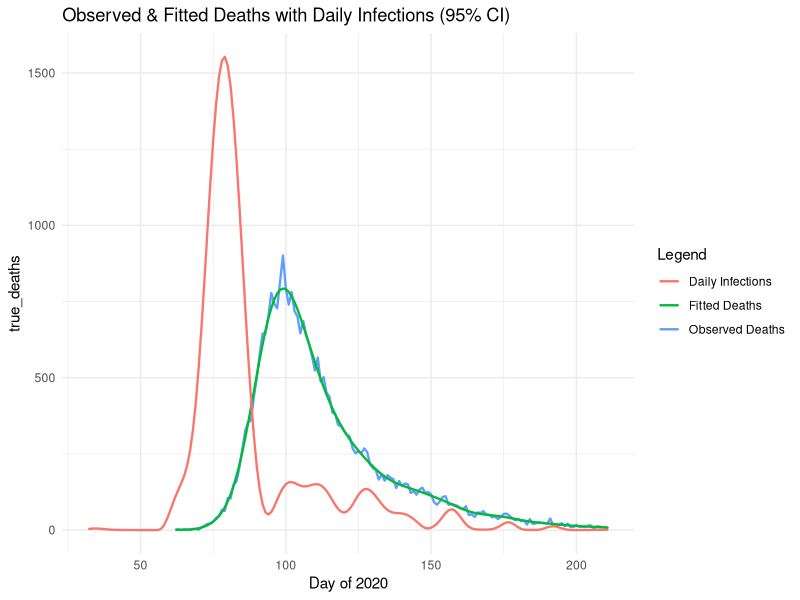
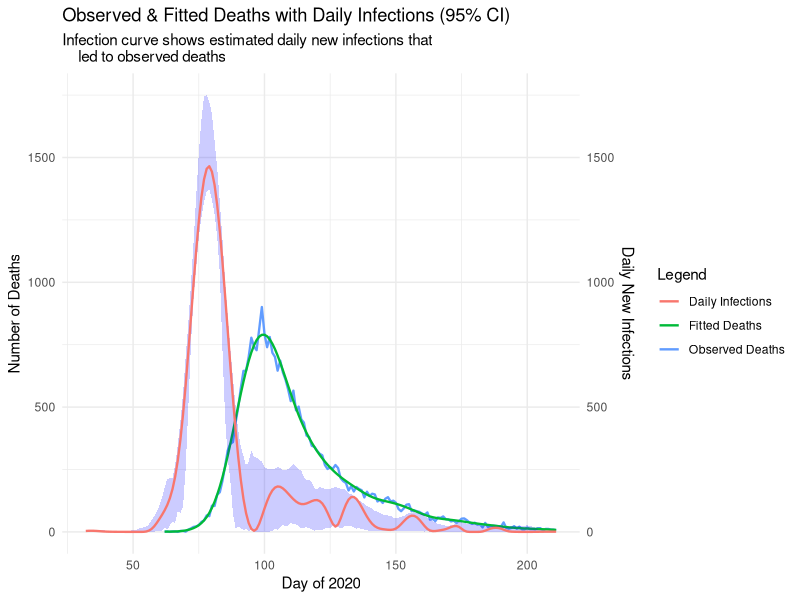

Write R code to recreate these figures, in order.
# Jackson Cramer (s2274544), Maximillian McCourt (s2145762), Natalia Montalvo Cabornero (s1969053)

# Our group worked collaboratively on the development and optimisation of all exercises.
# Although tasks were divided among us, we maintained a balanced workload through 
# regular code reviews, debugging sessions, and problem-solving meetings.
# Jackson focused ---
# Max focused on ---
# Natalia focused on ---



# Link to github repo: https://github.com/mhmc0808/ESP_GroupWorks.git
# Note about github repo: Our group used the same repo for the other projects.
# The code for project 3 can be found in the GW3 folder, and is titled proj3.r

######### GENERAL DESCRIPTION #########

# This project implements a smooth deconvolution to estimate the daily COVID-19 
# infections from observed death data. The model reconstructs the infection 
# trajectory by deconvolving death counts with a delay distribution from infection
# to death. 

#install.packages("ggplot2")


#setwd("C:/Users/Max McCourt/OneDrive/Documents/Master's Year/Semester 1/ESP/Group Works/GW3")
library(splines)
library(ggplot2)
data <- read.table("engcov.txt")



set.seed(3)  # remove

######### MODEL SET UP ##########

# Define the matrices and components of the deconvolution model, the function 
# evaluate_matrices() creates: B-spline basis matrix, Convolution matrix (X)  
# that maps infections to deaths via delay distribution and Penalty matrix (S) 
# for smoothing. 

evaluate_matrices <- function(data, k = 80, edur = 3.151, sdur = 0.469, lower_bound, 
                              upper_bound, f_seq) {
  
  # Inputs;
  #   k - number of B-spline basis functions
  #   edur - log(mean) time from infection to death
  #   sdur - log(standard deviation) time from infection to death
  
  # Create penalty matrix S
  S <- crossprod(diff(diag(k), diff=2))
  
  # Create the k+4 knots for B-splines
  # Sequence of k+4 evenly spaced knots
  middle_seq_length <- k-2
  middle_seq <- seq(lower_bound, upper_bound, length.out = middle_seq_length)
  
  # Step size for handling remaining knots
  step <- middle_seq[2] - middle_seq[1]
  
  # Knots sequence
  knots <- c(
    seq(to = min(middle_seq) - step, by = step, length.out = 3),  # 3 knots below
    middle_seq,                                                   # middle sequence
    seq(from = max(middle_seq) + step, by = step, length.out = 3) # 3 knots above
  )
  
  # Create X_tilde: B-spline basis matrix for infection function f(t)
  X_tilde <- splineDesign(knots, f_seq)
  
  # Delay distribution from infection to death (pd)
  d <- 1:k
  pd <- dlnorm(d, edur, sdur)
  pd <- pd / sum(pd)      # normalise the sum to 1
  
  n <- length(data$date)  # number of death days
  m <- length(pd)         # maximum of days to consider    
  r <- nrow(X_tilde)      # number of infection days
  
  # Build weight matrix W for convolution
  # W[i, t] = pd[30 + i - t] if in valid range, 0 otherwise
  W <- matrix(0, n, r)
  
  for (i in 1:n) {
    idxs <- (30 + i - (1:m))              # indices for 30 day lag
    valid <- which(idxs > 0 & idxs <= r)  # keep indices in valid range
    # take i-th row of W at valid indexes to be pd of valid index
    W[i, idxs[valid]] <- pd[1:length(valid)]
  }
  
  # Convolution matrix X maps infections to expected deaths
  X <- W %*% X_tilde
  
  return(list(X_tilde=X_tilde,S=S,X=X))
}

## --- Generate model matrices --- ##

# Days of infection, extending the sequence 30 days before the first observed death
lower_bound <- min(data$julian) - 30
upper_bound <- max(data$julian)
f_seq <- seq(lower_bound, upper_bound, by=1)

model_matrices <- evaluate_matrices(data,lower_bound=lower_bound, 
                                    upper_bound=upper_bound, f_seq=f_seq)
X <- model_matrices$X
X_tilde <- model_matrices$X_tilde
S <- model_matrices$S



######### PENALISED NEGATIVE LOG-LIKELIHOOD FUNCTIONS ##########

# We are going to fit the model using a penalised Poisson likelihood with a 
# positive constraint

## --- Penalised negative log-likelihood --- ##
pnll <- function(y, gamma, X, S, lambda) {
  
  # Inputs:
  #   y - vector of observed deaths
  #   gamma - vector of transformed parameters: beta = exp(gamma) to ensure 
  #           positive coefficients for the B-spline basis
  #   X - convolution matrix
  #   S - penalty matrix
  #   lambda - smoothing parameter

  B <- exp(gamma)               # transformation of coefficients
  mu <- X %*% B                 # expected deaths                                # MAX: Is pmax() a safety net in case X %*% B has negative results? I checked our values and this should be impossible given properties of X and B, so maybe we should get rid of it? May look like we don't understand our variables (or like ChatGPT wrote it)
  
  # Smoothing penalty term
  penalty <- 1/2*lambda * sum(B * (S %*% B))     # OPTIMISED VERSION
  
  # Poisson log likelihood 
  ll_pois <- sum(y*log(mu) - mu)                                                 # MAX: INSTRUCTIONS SAY WE CAN DROP LFACTORIAL HERE AS PARAMETER IS INDEPENDENT OF IT (says in footer page 2)
  
  # Penalised negative log likelihood
  pnll <- -ll_pois + penalty
  return(pnll)
}

## --- Gradient of penalized negative log-likelihood --- ##
pnll_grad <- function(y, gamma, X, S, lambda){
  
  # Inputs:
  #   y - vector of observed deaths
  #   gamma - vector of transformed parameters: beta = exp(gamma) to ensure 
  #           positive coefficients for the B-spline basis
  #   X - convolution matrix
  #   S - penalty matrix
  #   lambda - smoothing parameter
  
  B <- exp(gamma)                     # transform to original scale
  mu <- X %*% B                       # expected deaths                          # MAX: Is pmax() a safety net in case X %*% B has negative results? I checked our values and this should be impossible given properties of X and B, so maybe we should get rid of it? May look like we don't understand our variables (or like ChatGPT wrote it)
  
  # Gradient of log-likelihood: dl/dgamma = colsums of diag(y_i/mu_i - 1)*X*diag(B)
  F_value <- diag(as.vector(y/mu - 1)) %*% X %*% diag(B)            
  ll_pois_grad <- colSums(F_value)
  
  # Smoothness penalty gradient
  penalty_grad <- lambda * (S %*% B) * B    # OPTIMISED
  
  # Derivative of penalised negative log likelihood
  pnll_grad <- - ll_pois_grad + penalty_grad
  
  return(pnll_grad)
}


## --- Test functions --- ##
y <- data$deaths
lambda <- 5e-5                                                                   # MAX: Changed 5*10^-5 to 5e-5 for consistency and ease of reading
k <- 80
gamma <- rep(0,k)
pnll(y, gamma, X, S, lambda)
pnll_grad(y, gamma, X, S, lambda)


## --- Gradient validation uing finite differences--- ##

th0 <- gamma                   # test paramater vector
fd <- numeric(length(th0))     # vector to store the approximation

# Penalised negative log-likelihood at th0
nll0 <- pnll(y = y, gamma = th0, X = X, S = S, lambda = lambda) 

eps <- 1e-7                    # perturbation size

# Loop over each parameter
for (i in 1:length(th0)) { 
  th1 <- th0
  th1[i] <- th1[i] + eps
  # Pnll at that perturbed parameter
  nll1 <- pnll(y = y, gamma = th1, X = X, S = S, lambda = lambda)
  # Approximate the partial derivative with the finite difference
  fd[i] <- (nll1 - nll0) / eps
}

# Find analytic gradient at th0
grad_test <- pnll_grad(y = y, gamma = th0, X = X, S = S, lambda = lambda)

# Finite-difference vs analytic gradient
cbind(fd, grad_test) 

# Maximum absolute difference 
max_diff <- max(abs(grad_test-fd)) 
print(paste("Maximum gradient difference:", round(max_diff,8)))
#  0.00027709



######### INITIAL MODEL FITTING ##########

# Fit model using BFGS with initial lambda for sanity check.
# This provides a preliminary fit to verify the model is working correctly
# before proceeding with smoothing parameter selection.


fit <- optim(par = gamma,         # initial parameter values                     # MAX (OTHER NOTES): Chat says this could be a little better with "control = list(maxit = 1000, reltol = 1e-8)" arguments
             fn = pnll,           # penalized negative log-likelihood
             gr = pnll_grad,      # gradient function for efficient optimization
             y = y,               # observed death counts
             X = X,               # convolution matrix
             S = S,               # penalty matrix
             lambda = lambda,     # initial smoothing parameter
             method = "BFGS")     # Optimization method 

# Extract estimated parameters after optimization
gamma_hat <- fit$par
B_hat <- exp(gamma_hat)           # transform to original scale

# Compute fitted deaths and fitted infections
fitted_deaths <- as.vector(X %*% B_hat)
fitted_infections <- as.vector(X_tilde %*% B_hat)


# Compare with actual data
true_deaths <- data$deaths        # actual deaths from data set
day_of_2020 <- data$julian

# Create data frame for plotting
plot_df <- data.frame(
  day = day_of_2020,
  true_deaths = true_deaths,
  fitted_deaths = fitted_deaths)

# Comparison plot: observed vs fitted deaths
initial_plot <- ggplot() +
  # True deaths
  geom_line(aes(x = day_of_2020, y = true_deaths, color = "Observed Deaths"), linewidth = 0.8) +
  # Fitted deaths
  geom_line(aes(x = day_of_2020, y = fitted_deaths, color = "Fitted Deaths"), linewidth = 0.8) +
  geom_line(aes(x = f_seq, y = fitted_infections, color = "Daily Infections"), linewidth = 0.8) +
  # Secondary axis
  #scale_y_continuous(
  #  name = "Number of Deaths",
  #  sec.axis = sec_axis(~ ., name = "Daily New Infections")
  #) +
  labs(
    x = "Day of 2020",
    color = "Legend",
    title = "Observed & Fitted Deaths with Daily Infections (95% CI)"
  ) +
  theme_minimal()
  
initial_plot

######### SMOOTHING PARAMETER SELECTION ##########

n <- length(y)                       # number of observations

# Function to compute the Poisson log-likelihood for BIC calculation
ll <- function(y, beta_hat, X) {
  
  # Inputs:
  #   y - vector of observed death counts
  #   beta_hat - vector of estimated B-spline coefficients
  #   X - convolution design matrix
                                                                                 # MAX: WE DONT DROP LFACTORIAL(y) HERE AS ITS USED DIRECTLY IN GRIDSEARCH FOR DETERMINE VALUE
 
  # Expected deaths under current parameters
  mu <- X %*% beta_hat
  
  # Poisson log likelihood 
  ll_pois <- sum(y*log(mu) - mu - lfactorial(y))
  return(ll_pois)
}

# Define sequence of lambda values to test
log_lambda_seq <- seq(-13,-7,length=50)
lambda_seq <- exp(log_lambda_seq)    # transform to original scale

BIC <- numeric(length(lambda_seq))   # initialize BIC storage vector

Xt <- t(X)  # transpose of X to save some time in the loop

gamma_hat <- gamma
# Grid search over lambda values to find optimal smoothing parameter
for (i in seq_along(lambda_seq)){                                                # MAX: Changed seq() to seq_along() to make more robust (avoid seq taking from 1 to first element of lamdba_seq)
  
  # Current lambda value
  lambda <- lambda_seq[i]
  
  # Fit model with current lambda using BFGS optimization
  fit <- optim(par = gamma_hat,       # initial parameter values                 # MAX: Chat says we could use gamma_hat here instead to speed up grid search. If this is correct, we can save 10s of runtime!
               fn = pnll,             # penalized negative log-likelihood
               gr = pnll_grad,        # gradient function
               y = y,                 # observed death counts
               X = X,                 # convolution matrix
               S = S,                 # penalty matrix
               lambda = lambda,       # initial smoothing parameter
               method = "BFGS")       # Optimization method
            
  # Extract estimated parameters
  gamma_hat <- fit$par            # transform to original scale
  beta_par <- exp(gamma_hat)
  mu_hat <- as.vector(X %*% beta_par)
  
  # Weight vector
  w <- as.vector(y/(mu_hat^2)) # n vector 
  
  # Compute Hessian matrices:
  # H0: Hessian of log-likelihood (without penalty)
  H0 <- crossprod(X * sqrt(w))                                                   # MAX: Supposedly more efficient and saves memory when using crossprod instead (saves 0.6s over the entire gridsearch)
  
  #  H_lambda: Full Hessian (log-likelihood + penalty)
  H_lambda <- H0 + lambda * S
  
  ## Effective Degrees of Freedom (EDF) calculation
  R <- chol(H_lambda)
  H_invH0 <- backsolve(R, backsolve(R, H0, transpose = TRUE))
  EDF <- sum(diag(H_invH0))
  
  # Bayesian Information Criterion (BIC) calculation
  BIC[i] <- -2*ll(y, beta_par, X) + log(n)*EDF
}



# Find optimal lambda that minimizes BIC
BIC_min <- min(BIC)
BIC_min                                                                          # MAX: When I do it with gamma_hat, BIC changes from 1203 to 1199... so better? Is this okay? 
lambda_bic <- lambda_seq[which.min(BIC)]
lambda_bic                                                                       # MAX: Note that lambda_bic is not the same here due to using gamma_hat (5.545e-05 instead of 6.969e-05)




######### BOOTSTRAP UNCERTAINTY QUANTIFICATION #########
# For bootstrap resamples, each observation contributes proportionally to the
# weights of the Pnll and its gradient, so we need to modify both

# Weighted version of penalized negative log-likelihood for bootstrap
pnll_w <- function(y, gamma, X, S, lambda, w) {
  
  # Inputs:
  #   y - vector of observed deaths
  #   gamma - vector of transformed parameters: beta = exp(gamma) to ensure 
  #           positive coefficients for the B-spline basis
  #   X - convolution matrix
  #   S - penalty matrix
  #   lambda - smoothing parameter
  #   w - vector of bootstrap weights 
  
  B <- exp(gamma)               # transformation of coefficients
  mu <- X %*% B                 # expected deaths, avoiding zero                 # MAX: Is this a safety net in case X %*% B has negative results? I checked our values and this should be impossible given properties of X and B, so maybe we should get rid of it? May look like we don't understand our variables (or like ChatGPT wrote it)
  
  # Smoothing penalty term
  penalty <- 1/2*lambda* sum(B*(S %*% B))   # OPTIMISED VERSION

  # Weighted Poisson log-likelihood
  ll_pois <- sum(w * (y*log(mu) - mu))                                           # MAX: INSTRUCTIONS SAY WE CAN DROP LFACTORIAL HERE AS PARAMETER IS INDEPENDENT OF IT (says in footer page 2)
  
  # Penalized negative log-likelihood with weights
  pnll <- -ll_pois + penalty
  return(pnll)
}


# Weighted version of gradient function for bootstrap
pnll_grad_w <- function(y, gamma, X, S, lambda, w){
  
  # Inputs:
  #   y - vector of observed deaths
  #   gamma - vector of transformed parameters: beta = exp(gamma) to ensure 
  #           positive coefficients for the B-spline basis
  #   X - convolution matrix
  #   S - penalty matrix
  #   lambda - smoothing parameter
  #   w - vector of bootstrap weights 
  
  B <- exp(gamma)               # transform to original scale
  mu <- X %*% B                 # expected deaths                                # MAX: Is this a safety net in case X %*% B has negative results? I checked our values and this should be impossible given properties of X and B, so maybe we should get rid of it? May look like we don't understand our variables (or like ChatGPT wrote it)

  # Gradient of the weighted log-likelihood
  F_value <- diag(as.vector(w * (y/mu - 1))) %*% X %*% diag(B) 
  ll_pois_grad <- colSums(F_value)
  
  # Gradient of penalty
  penalty_grad <- lambda * (S %*% B) * B   # OPTIMISED VERSION
  
  # Penalised negative log likelihood
  pnll_grad <- -ll_pois_grad + penalty_grad
  return(pnll_grad)
}


# -- Bootstrap resampling and refitting


# Number of bootstrap replicates for uncertainty estimation
n_bootstrap <- 200

# Initialise empty matrix to store bootstrap replicates
#   Each column represents a different bootstrap sample
#   Each row represents f(t) at a specific time point across all bootstrap samples
f_hat_boot <- matrix(0, nrow = nrow(X_tilde), ncol = n_bootstrap)


set.seed(123) # seed to ensure bootstrapping reproducibility

for (b in 1:n_bootstrap) {
  
  # Generate bootstrap weights 
  wb <- tabulate(sample(n, replace = TRUE), n)
  
  # Fit penalized model using bootstrap weights
  fit_b <- optim(par = gamma,          # initial parameter values                # MAX: I guess if we're using gamma_hat as starting point for red line, it makes sense to use it here too?
               fn = pnll_w,            # weighted penalized negative log-likelihood
               gr = pnll_grad_w,       # gradient function for efficient optimization
               y = y,                  # observed death counts
               X = X,                  # convolution matrix
               S = S,                  # penalty matrix
               lambda = lambda_bic,    # initial smoothing parameter
               method = "BFGS",        # Quasi-Newton optimization method with gradient
               w = wb)                 # weights for this iteration

  # Extract fitted parameters from bootstrap sample
  gamma_b <- fit_b$par
  B_b <- exp(gamma_b)     # transform to original scale
  
  # Compute infection rate estimate for this bootstrap sample
  f_hat_boot[, b] <- X_tilde %*% B_b
}

f_hat_boot


######### FINAL VISUALIZATION AND RESULTS #########

## --- Summary statistics from the bootstrap distribution --- ##

# 95% Confidence intervals from bootstrap samples
f_hat_int <- apply(f_hat_boot, 1, quantile, probs = c(0.025, 0.975)) # 2.5% and 97.5% quantile                 # MAX: COMPILED LOWER AND UPPER BOUND INTO ONE CALL OF APPLY

# Re-fit infections with the optimal lambda selected using BIC
fit <- optim(par = gamma,            # initial parameter values                  #MAX: Changed such that the gamma is initialised as optimised gamma hat from Q3 (still not sure about it)
             fn = pnll,              # weighted penalized negative log-likelihood
             gr = pnll_grad,         # gradient function for efficient optimization
             y = y,                  # observed death counts
             X = X,                  # convolution matrix
             S = S,                  # penalty matrix
             lambda = lambda_bic,    # initial smoothing parameter
             method = "BFGS")        # Optimization method 

# Optimised parameters
gamma_hat <- fit$par
B_hat <- exp(gamma_hat)   # transform to original scale

fitted_deaths <- as.vector(X %*% B_hat)                                          # MAX: ADDED THIS LINE IN. DON'T WE WANT TO RECOMPUTE FITTED_DEATHS NOW WITH LAMBDA BIC?
# Fitted infection curve using the optimised parameters
fitted_infections_optimized <- as.vector(X_tilde %*% B_hat)

## --- Final plot showing --- ##
#   Observed death data
#   Model with fitted deaths
#   Estimated infection curve

final_plot <- ggplot() +
  # True deaths
  geom_line(aes(x = day_of_2020, y = true_deaths, color = "Observed Deaths"), size = 0.8) +
  # Fitted deaths
  geom_line(aes(x = day_of_2020, y = fitted_deaths, color = "Fitted Deaths"), size = 0.8) +
  # Daily infection rate with 95% CI
  geom_ribbon(aes(x = f_seq, ymin = f_hat_int[1,], ymax = f_hat_int[2,]), fill = "blue", alpha = 0.2) +
  geom_line(aes(x = f_seq, y = fitted_infections_optimized, color = "Daily Infections"), size = 0.8) +
  # Secondary axis: rescale infections to match the main axis numerically
  scale_y_continuous(
    name = "Number of Deaths",
    sec.axis = sec_axis(~ ., name = "Daily New Infections")
  ) +
  labs(
    x = "Day of 2020",
    color = "Legend",
    title = "Observed & Fitted Deaths with Daily Infections (95% CI)",
    subtitle = "Infection curve shows estimated daily new infections that 
    led to observed deaths"
  ) +
  theme_minimal()

final_plot  # display final plot

# Interpretation:
# A we can see in the graph the close match between the observed and fitted deaths 
# demonstrates that our model successfully finds the mortality parameter in our data, 
# providing confidence in the model to reconstruct infection dinamics.
#
# The blue infection curve shows the estimated daily new infections that resulted in
# the observed deaths. We can clearly see the infection waves, showing when transmission
# was increasing or decreasing, like a big increase around day 75 and a big 
# decrease around day 85.
#
# The blue shaded region represents the 95% confidence interval around the infection
# estimates, derived from 200 bootstrap replicates. Wider intervals indicate greater
# uncertainty, particularly at the boundaries where data was limited.
# 
# The approximately 30-day horizontal shift that we assumed when creating the model
# between infection peaks and corresponding death peaks visually confirms the 
# lognormal delay distribution used in the model.
#
# The overall visualization demonstrates successful deconvolution, we have effectively
# recovered the unobserved infection trajectory from the observed death data using
# the known delay distribution and smoothness assumptions.


# Natalia's notes:
# - added a description for the project
# - added comments and descriptions for all the functions
# - added interpretation of final plot
# - changed some of the matrices multiplications for optimization
# - changed EFD calculation to chol decomp for a faster approach maybe? -- not sure if actually makes a difference
# - added some sanity checks so some our values cannot be zero to avoid crashes
# - we need to think/ask tutors how are we presenting the report because
#   actually the first 3 exercises are just steps for alter building the model with
#   the weights and the right lambda
# - changed last plot --> error when running jackson's plots
# - need to check if we can optimize lambda loop and bootstrap loop 


# My code runs in ~ 40 secs
